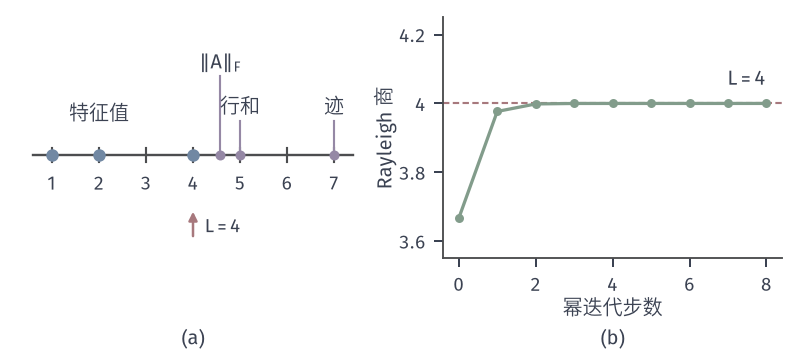

The script that drew this image:
from pathlib import Path
import sys
ROOT = next(p for p in Path(__file__).resolve().parents if (p/'build.sh').is_file() and (p/'tex/book.tex').is_file())
sys.path.insert(0, str(ROOT/'figures/00-shared/mathematical-preliminaries-upper/00-shared/comprehension-figures'))
from support import figure, save, BLUE, GREEN, YELLOW, RED, PURPLE, INK, MUTED, GRID, BLUE_FILL, GREEN_FILL, YELLOW_FILL, RED_FILL, PURPLE_FILL
import numpy as np
HERE = Path(__file__).resolve().parent
STROKE = '#4C4D4F'
def panel(fig, left, right, top, bottom, wspace=.25, hspace=.25):
    fig.set_layout_engine(None)
    fig.subplots_adjust(left=left, right=right, top=top, bottom=bottom, wspace=wspace, hspace=hspace)
def tags(fig, axes, y=.015):
    for ax, s in zip(axes, ('(a)', '(b)', '(c)', '(d)')):
        p = ax.get_position(); fig.text((p.x0+p.x1)/2, y, s, ha='center', va='bottom')
# 贯穿本章的例子：f(x)=(x1^2+9x2^2)/2，x0=(9,1)，L=9，mu=1。
H = np.diag([1., 9.])
def f2(X, Y): return .5*(X**2 + 9*Y**2)
def grad(x): return H@x
def fv(x): return .5*x@H@x
x0 = np.array([9., 1.])

fig, axes = figure(width_mm=112, height_mm=50, ncols=2)
panel(fig, .03, .985, .95, .27, .24)
A = np.array([[2.,1,0],[1,3,1],[0,1,2]]); ev = np.linalg.eigvalsh(A)
a = axes[0]; a.axis('off'); a.set_xlim(.4,7.6); a.set_ylim(-1.5,2)
a.plot([.6,7.4],[0,0],color=STROKE,lw=.95)
for t in range(1,8): a.plot([t,t],[-.1,.1],color=STROKE,lw=.85); a.text(t,-.42,str(t),ha='center',va='center',fontsize=7.5)
a.plot(ev,0*ev,'o',ms=5,color=BLUE,mew=0,zorder=4)
a.text(2,.45,'特征值',ha='center',va='bottom')
for v,s,y in ((np.sqrt(21),r'$\Vert A\Vert_F$',1.2),(5,r'行和',.55),(7,r'迹',.55)):
    a.plot([v,v],[0,y-.05],color=PURPLE,lw=.85); a.plot([v],[0],'o',ms=4,color=PURPLE,mew=0,zorder=4); a.text(v,y,s,ha='center',va='bottom')
a.annotate('',xy=(4,-.75),xytext=(4,-1.25),arrowprops=dict(arrowstyle='-|>',color=RED,lw=1,mutation_scale=7)); a.text(4.25,-1.05,r'$L=4$',ha='left',va='center',fontsize=7.5)
b = axes[1]; v = np.ones(3); R = []
for k in range(9):
    R.append(v@A@v/(v@v)); v = A@v
b.axhline(4,color=RED,lw=.85,ls=(0,(3,1.6))); b.plot(range(9),R,'-o',color=GREEN,lw=1.3,ms=3.6,mew=0)
b.text(8,4.04,'$L=4$',ha='right',va='bottom')
b.set_xlim(-.4,8.4); b.set_ylim(3.55,4.25); b.set_xticks([0,2,4,6,8]); b.set_yticks([3.6,3.8,4,4.2]); b.set_yticklabels(['3.6','3.8','4','4.2']); b.set_xlabel('幂迭代步数',labelpad=1); b.set_ylabel('Rayleigh 商',labelpad=1)
p0 = a.get_position(); p1 = b.get_position()
fig.text((p0.x0+p0.x1)/2,.015,'(a)',ha='center',va='bottom'); fig.text((p1.x0+p1.x1)/2,.015,'(b)',ha='center',va='bottom')
save(fig, HERE, 'figure', {'A':A.tolist(),'eig':ev.tolist(),'rayleigh':R})
